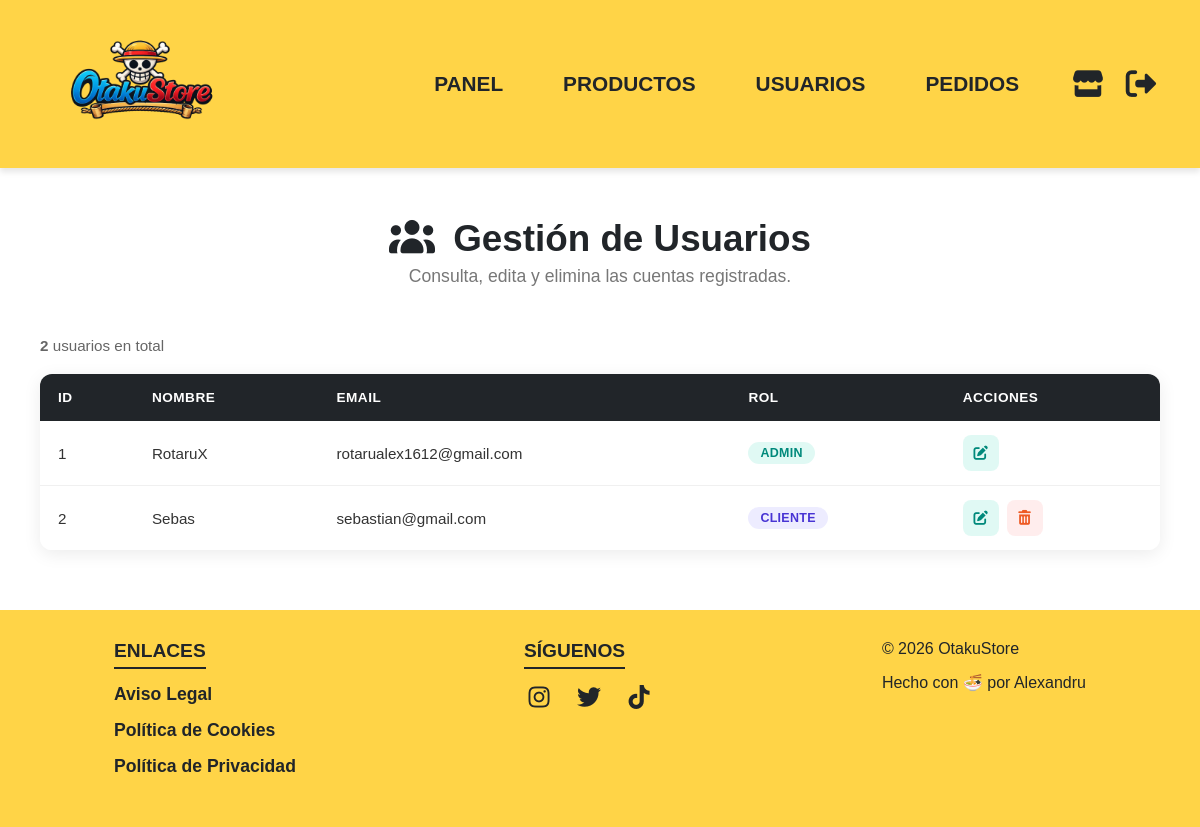
The app's page /admin/usuarios.php (signed in) with its own data.
### tables this page shows
CREATE TABLE `usuarios` (
  `id_usuario` int(11) NOT NULL,
  `nombre_usuario` varchar(50) NOT NULL,
  `email` varchar(100) NOT NULL,
  `contraseña` varchar(255) NOT NULL,
  `rol` enum('cliente','admin') DEFAULT 'cliente',
  `fecha_registro` timestamp NOT NULL DEFAULT current_timestamp()
);

### admin/usuarios.php (the view, shortened to what this page needs)
<?php
require_once(__DIR__ . '/../includes/conexion.php');
require_once(__DIR__ . '/../includes/header_admin.php');
$stmt = $conexion->query("SELECT id_usuario, nombre_usuario, email, rol FROM usuarios ORDER BY id_usuario ASC");
$usuarios = $stmt->fetchAll();
?>
<main>
    <section class="admin-bienvenida">
        <h1><i class="fa-solid fa-users"></i> Gestión de Usuarios</h1>
        <p>Consulta, edita y elimina las cuentas registradas.</p>
    </section>
    <section class="admin-tabla-wrapper">
        <div class="admin-tabla-top">
            <p class="admin-tabla-contador">
                <strong><?= count($usuarios) ?></strong> usuarios en total
            </p>
        </div>
        <div class="admin-tabla-scroll">
            <table class="admin-tabla" id="tablaUsuarios">
                <thead>
                    <tr>
                        <th>ID</th>
                        <th>Nombre</th>
                        <th>Email</th>
                        <th>Rol</th>
                        <th>Acciones</th>
                    </tr>
                </thead>
                <tbody>
                    <?php if (empty($usuarios)): ?>
                        <tr>
                            <td colspan="5" class="admin-tabla-vacia">No hay usuarios registrados.</td>
                        </tr>
                    <?php else: ?>
                        <?php foreach ($usuarios as $u):
                            $id     = intval($u['id_usuario']);
                            $nombre = htmlspecialchars($u['nombre_usuario']);
                            $email  = htmlspecialchars($u['email']);
                            $rol    = htmlspecialchars($u['rol']);
                        ?>
                            <tr>
                                <td data-label="ID"><?= $id ?></td>
                                <td data-label="Nombre"><?= $nombre ?></td>
                                <td data-label="Email"><?= $email ?></td>
                                <td data-label="Rol">
                                    <span class="admin-badge <?= $rol === 'admin' ? 'badge-admin' : 'badge-cliente' ?>">
                                        <?= $rol === 'admin' ? 'Admin' : 'Cliente' ?>
                                    </span>
                                </td>
                                <td data-label="Acciones">
                                    <div class="admin-acciones-btns">
                                        <a href="<?= BASE_URL ?>admin/editar_usuario.php?id=<?= $id ?>" class="admin-btn-accion btn-editar" title="Editar usuario">
                                            <i class="fa-solid fa-pen-to-square"></i>
                                        </a>
                                        <?php if ($id !== intval($_SESSION['id_usuario'])): ?>
                                            <button class="admin-btn-accion btn-eliminar" data-id="<?= $id ?>" data-nombre="<?= $nombre ?>" title="Eliminar usuario">
                                                <i class="fa-solid fa-trash-can"></i>
                                            </button>
                                        <?php endif; ?>
                                    </div>
                                </td>
                            </tr>
                        <?php endforeach; ?>
                    <?php endif; ?>
                </tbody>
            </table>
        </div>
    </section>
</main>
<?php require_once(__DIR__ . '/../includes/footer.php'); ?>

### assets/css/estilos.css (style rules this page uses)
* { margin: 0; padding: 0; box-sizing: border-box; font-family: "Nunito", sans-serif; }
body { font-family: "Nunito", sans-serif; }

### assets/css/admin.css (style rules this page uses)
.admin-bienvenida { padding: 30px 20px; text-align: center; }
.admin-bienvenida h1 { font-size: 1.6rem; color: #212529; margin-bottom: 6px; font-weight: 800; }
.admin-bienvenida h1 i { margin-right: 8px; }
.admin-bienvenida p { font-size: 1rem; color: #777; font-weight: 500; }
@media screen and (min-width: 768px) { .admin-bienvenida { padding: 40px 30px; } }
@media screen and (min-width: 768px) { .admin-bienvenida h1 { font-size: 2rem; } }
@media screen and (min-width: 768px) { .admin-bienvenida p { font-size: 1.1rem; } }
@media screen and (min-width: 1024px) { .admin-bienvenida { padding: 50px 40px; } }
@media screen and (min-width: 1024px) { .admin-bienvenida h1 { font-size: 2.3rem; } }

### assets/css/admin_usuarios.css (style rules this page uses)
.admin-tabla-wrapper { padding: 0 15px 40px; max-width: 1200px; margin: 0 auto; }
.admin-tabla-top { display: flex; flex-direction: column; gap: 12px; margin-bottom: 20px; align-items: flex-start; }
.admin-tabla-contador { font-size: 0.95rem; color: #666; }
.admin-tabla-scroll { overflow-x: auto; border-radius: 12px; box-shadow: 0 4px 18px rgba(0, 0, 0, 0.08); }
.admin-tabla { width: 100%; border-collapse: collapse; background: #fff; font-size: 0.9rem; }
.admin-tabla thead { background: #212529; color: #fff; }
.admin-tabla th { padding: 14px 16px; text-align: left; font-weight: 600; font-size: 0.85rem; text-transform: uppercase; letter-spacing: 0.5px; white-space: nowrap; }
.admin-tabla td { padding: 12px 16px; border-bottom: 1px solid #f0f0f0; color: #333; vertical-align: middle; }
.admin-tabla tbody tr:last-child td { border-bottom: none; }
.admin-badge { display: inline-block; padding: 4px 12px; border-radius: 20px; font-size: 0.78rem; font-weight: 700; text-transform: uppercase; letter-spacing: 0.3px; }
.badge-admin { background: rgba(0, 201, 167, 0.12); color: #00897b; }
.badge-cliente { background: rgba(108, 99, 255, 0.12); color: #4834d4; }
.admin-acciones-btns { display: flex; gap: 8px; }
.admin-btn-accion { display: inline-flex; align-items: center; justify-content: center; width: 36px; height: 36px; border-radius: 8px; border: none; cursor: pointer; font-size: 0.9rem; transition: all 0.2s ease; text-decoration: none; }
.btn-editar { background: rgba(0, 201, 167, 0.12); color: #00897b; }
.btn-eliminar { background: rgba(255, 107, 107, 0.12); color: #ee5a24; }
@media screen and (min-width: 768px) { .admin-tabla-wrapper { padding: 0 25px 50px; } }
@media screen and (min-width: 768px) { .admin-tabla-top { flex-direction: row; justify-content: space-between; align-items: center; } }
@media screen and (min-width: 768px) { .admin-tabla th { padding: 16px 18px; } }
@media screen and (min-width: 768px) { .admin-tabla td { padding: 14px 18px; } }
@media screen and (min-width: 1024px) { .admin-tabla-wrapper { padding: 0 40px 60px; } }
@media screen and (min-width: 1024px) { .admin-tabla { font-size: 0.95rem; } }

### records on screen
usuarios: id_usuario "1", nombre_usuario "RotaruX", email "rotarualex1612@gmail.com", rol "ADMIN"
usuarios: id_usuario "2", nombre_usuario "Sebas", email "sebastian@gmail.com", rol "CLIENTE"

### other values on screen
count($usuarios) "2"
